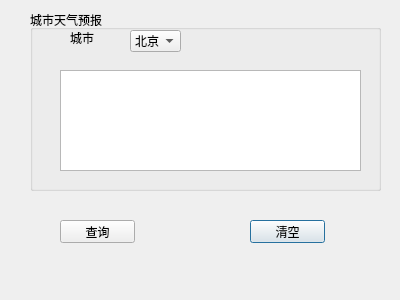
<?xml version="1.0" encoding="UTF-8"?>
<ui version="4.0">
 <class>Dialog</class>
 <widget class="QDialog" name="Dialog">
  <property name="geometry">
   <rect>
    <x>0</x>
    <y>0</y>
    <width>400</width>
    <height>300</height>
   </rect>
  </property>
  <property name="windowTitle">
   <string>Dialog</string>
  </property>
  <widget class="QPushButton" name="pushButton">
   <property name="geometry">
    <rect>
     <x>250</x>
     <y>220</y>
     <width>75</width>
     <height>23</height>
    </rect>
   </property>
   <property name="text">
    <string>清空</string>
   </property>
  </widget>
  <widget class="QGroupBox" name="groupBox">
   <property name="geometry">
    <rect>
     <x>30</x>
     <y>10</y>
     <width>351</width>
     <height>181</height>
    </rect>
   </property>
   <property name="title">
    <string>城市天气预报</string>
   </property>
   <widget class="QComboBox" name="comboBox">
    <property name="geometry">
     <rect>
      <x>100</x>
      <y>20</y>
      <width>51</width>
      <height>22</height>
     </rect>
    </property>
    <item>
     <property name="text">
      <string>北京</string>
     </property>
    </item>
   </widget>
   <widget class="QLabel" name="label">
    <property name="geometry">
     <rect>
      <x>40</x>
      <y>20</y>
      <width>31</width>
      <height>16</height>
     </rect>
    </property>
    <property name="text">
     <string>城市</string>
    </property>
   </widget>
   <widget class="QTextEdit" name="textEdit">
    <property name="geometry">
     <rect>
      <x>30</x>
      <y>60</y>
      <width>301</width>
      <height>101</height>
     </rect>
    </property>
   </widget>
  </widget>
  <widget class="QPushButton" name="pushButton_2">
   <property name="geometry">
    <rect>
     <x>60</x>
     <y>220</y>
     <width>75</width>
     <height>23</height>
    </rect>
   </property>
   <property name="text">
    <string>查询</string>
   </property>
  </widget>
 </widget>
 <resources/>
 <connections/>
</ui>
